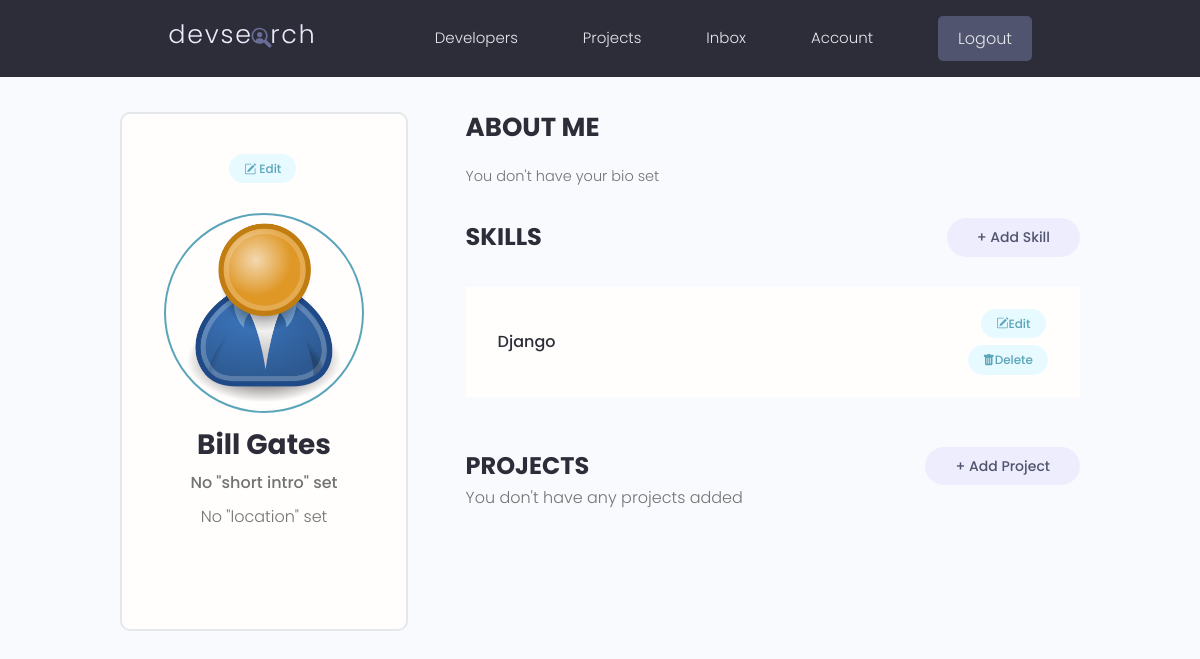
The app's page /profiles/account/ (signed in) with its own data.
### app_main/models.py (models this page shows, shortened)
class Profile(models.Model):
    user = models.OneToOneField(to=User, on_delete=models.CASCADE, null=True)
    first_name = models.CharField(max_length=200, null=True)
    last_name = models.CharField(max_length=200, null=True)
    short_intro = models.CharField(max_length=200, null=True, blank=True)
    location = models.CharField(max_length=200, null=True, blank=True)
    bio = models.TextField(null=True, blank=True)
    image = models.ImageField(
        upload_to='devsearch-test/profiles/',
        default='devsearch-test/profiles/user-default.png',
        null=True,
        blank=True)
    social_github = models.URLField(max_length=200, null=True, blank=True)
    social_facebook = models.URLField(max_length=200, null=True, blank=True)
    social_instagram = models.URLField(max_length=200, null=True, blank=True)
    social_telegram = models.URLField(max_length=200, null=True, blank=True)
    social_website = models.URLField(max_length=200, null=True, blank=True)
    @property
    def fullname(self):
        return f"{self.first_name} {self.last_name}"

class Skill(models.Model):
    owner = models.ForeignKey(to=Profile, on_delete=models.CASCADE)
    title = models.CharField(max_length=200)
    description = models.TextField(null=True, blank=True)

### app_users/views.py (the view)
# urls.py: path('account/', views.account, name='account'),
@login_required(login_url='signin')
def account(request):
    profile = request.user.profile
    context = {
        'profile': profile,
    }
    return render(request, 'app_users/account.html', context)

### templates/app_users/account.html (shortened to what this page needs)
{% extends 'base.html' %}
{% load static %}
{% block content %}
    <main class="settingsPage profile my-md">
        <div class="container">
            <div class="layout">
                <div class="column column--1of3">
                    <div class="card text-center">
                        <div class="card__body dev">
                            <a class="tag tag--pill tag--main settings__btn" href="{% url 'profile_edit' %}">
                                <i class="bi bi-pencil-square"></i>
                                Edit
                            </a>
                            {% if profile.image %}
                                <img class="avatar avatar--xl dev__avatar"
                                     src="{{ profile.image.url }}"/>
                            {% else %}
                                <img class="avatar avatar--xl dev__avatar"
                                     src="{% static 'images/user-default.png' %}"/>
                            {% endif %}
                            <h2 class="dev__name">{{ profile.fullname }}</h2>
                            <p class="dev__title">
                                {% if profile.short_intro %}
                                    {{ profile.short_intro }}
                                {% else %}
                                    No "short intro" set
                                {% endif %}
                            </p>
                            <p class="dev__location">
                                {% if profile.location %}
                                    Based in {{ profile.location }}
                                {% else %}
                                    No "location" set
                                {% endif %}
                            </p>
                        </div>
                    </div>
                </div>
                <div class="column column--2of3">
                    <div class="devInfo">
                        <h3 class="devInfo__title">About Me</h3>
                        <p class="devInfo__about">
                            {% if profile.bio %}
                                {{ profile.bio|linebreaksbr }}
                            {% else %}
                                You don't have your bio set
                            {% endif %}
                        </p>
                    </div>
                    <div class="settings">
                        <h3 class="settings__title">Skills</h3>
                        <a class="tag tag--pill tag--sub settings__btn tag--lg" href="{% url 'create_skill' %}">+ Add Skill</a>
                    </div>
                    <table class="settings__table">
                        {% for skill in profile.skill_set.all %}
                            <tr>
                                <td class="settings__tableInfo">
                                    <h4>{{ skill.title }}</h4>
                                </td>
                                <td class="settings__tableActions">
                                    <a class="tag tag--pill tag--main settings__btn" href="{% url 'edit_skill' pk=skill.id %}">
                                        <i class="bi bi-pencil-square"></i>
                                        Edit
                                    </a>
                                    <a class="tag tag--pill tag--main settings__btn" href="{% url 'delete_skill' pk=skill.id %}"><i
                                            class="bi bi-trash-fill"></i>
                                        Delete
                                    </a>
                                </td>
                            </tr>
                        {% empty %}
                            <p>You don't have any skills added</p>
                        {% endfor %}
                    </table>
                    <div class="settings">
                        <h3 class="settings__title">Projects</h3>
                        <a class="tag tag--pill tag--sub settings__btn tag--lg" href="{% url 'create_project' %}">+ Add Project</a>
                    </div>
                    <table class="settings__table">
                        {% for project in profile.project_set.all %}
                            <tr>
                                <td class="settings__thumbnail">
                                    <a href="{% url 'project_detail' pk=project.id %}">
                                        <img src="{{ project.image.url }}"
                                                                       alt="{{ project.title }}"/>
                                    </a>
                                </td>
                                <td class="settings__tableInfo">
                                    <a href="{% url 'project_detail' pk=project.id %}">{{ project.title }}</a>
                                    <p>
                                        {{ project.description|linebreaksbr }}
                                    </p>
                                </td>
                                <td class="settings__tableActions">
                                    <a class="tag tag--pill tag--main settings__btn" href="{% url 'edit_project' pk=project.id %}">
                                        <i class="bi bi-pencil-square"></i>
                                        Edit</a>
                                    <a class="tag tag--pill tag--main settings__btn" href="#"><i
                                            class="bi bi-trash-fill"></i>
                                        Delete</a>
                                </td>
                            </tr>
                        {% empty %}
                            <p>You don't have any projects added</p>
                        {% endfor %}
                    </table>
                </div>
            </div>
        </div>
    </main>
{% endblock content %}

### static/styles/app.css (style rules this page uses)
:root { --color-sub: #2d2d39; }
.card { border: 2px solid var(--color-light); }
img { width: 100%; }
.profile .card > .dev { padding: 4rem; }
.dev__avatar { display: block; margin: auto; }
.dev__name { color: var(--color-sub); font-size: 2.8rem; font-weight: 700; margin-top: 1rem; margin-bottom: 0.5rem; }
.dev__title { font-size: 1.6rem; font-weight: 500; line-height: 1.3; }
.dev__location { margin-top: 1rem; }
.devInfo { margin-bottom: 3rem; }
.devInfo__title, .devInfo__subtitle { font-size: 2.6rem; color: var(--color-sub); text-transform: uppercase; font-weight: 700; margin-bottom: 1.5rem; }
.devInfo__about, .devSkill__info { font-size: 1.45rem; line-height: 1.7; text-align: justify; }
.settingsPage .dev > .settings__btn { display: inline-block; margin-bottom: 3rem; }
.settings { display: flex; justify-content: space-between; align-items: center; }
.settings__title { font-size: 2.4rem; text-transform: uppercase; font-weight: 700; color: var(--color-sub); }
.settings__table { margin-top: 3rem; margin-bottom: 5rem; padding: 0 3rem; background: var(--color-white); }
.settings__table tr { width: 100%; }
.settings__table tr > td { padding: 2rem 0; }
.settings__tableInfo { width: 100%; }
.settings__tableInfo h4, .settings__tableInfo a { padding-right: 1rem; width: auto; font-size: 1.6rem; font-weight: 500; color: var(--color-sub); }
.settings__tableActions { text-align: right; }

### static/uikit/styles/modules/_variables.css (style rules this page uses)
:root { --color-main: #5aa5b9; --color-main-light: #e6faff; --color-sub: #3f4156; --color-sub-light: #51546e; --color-sub-lighter: #ededfd; --color-text: #737373; --color-gray: #8b8b8b; --color-light: #e5e7eb; --color-light-gray: #767676; --color-bg: #f8fafd; --color-white: #fffefd; --color-white-light: #f3f3f3; --color-success: #359e64; --color-success-bg: #def8e8; --color-error: #fc4b0b; --color-error-bg: #fff2ee; --font-base: 'Poppins', arial, helvetica, 'Segoe UI', roboto, ubuntu, sans-serif; --font-monospace: 'Fira Code', 'Courier New', courier, monospace; --font-regular: 300; --font-medium: 500; --font-bold: 700; --generic-shadow: 1px 1px 5px #00000010; --generic-transition: all 0.3s ease-in-out; }

### static/uikit/styles/modules/_base.css (style rules this page uses)
* { margin: 0; padding: 0; box-sizing: border-box; text-rendering: optimizeLegibility; color: inherit; font-size: inherit; }
html { font-size: 50%; }
@media only screen and (min-width: 480px) { html { font-size: 56.25%; } }
@media only screen and (min-width: 1200px) { html { font-size: 62.5%; } }
body { line-height: 1.6; font-weight: 400; font-size: 1.5rem; color: var(--color-text); background-color: var(--color-bg); min-height: 100vh; }

### static/uikit/styles/modules/_typography.css (style rules this page uses)
* { font-family: var(--font-base); }
h2 { font-size: 3.6rem; font-weight: var(--font-bold); }
h3 { font-size: 3.2rem; font-weight: var(--font-medium); }
h4 { font-size: 2.8rem; font-weight: var(--font-medium); }
p, span, strong { font-size: 1.6rem; color: var(--color-text); font-weight: var(--font-regular); }
a { padding-bottom: 2px; text-decoration: none; display: inline-block; color: var(--color-main); font-weight: var(--font-medium); }

### static/uikit/styles/modules/_utilities.css (style rules this page uses)
.container { width: 92%; max-width: 165rem; margin: 0 auto; box-sizing: border-box; }
@media screen and (min-width: 1000px) { .container { width: 90%; } }
@media screen and (min-width: 1200px) { .container { width: 80%; } }
.text-center { text-align: center; }
.my-md { margin: 3rem auto; }

### static/uikit/styles/modules/_avatar.css (style rules this page uses)
.avatar { border-radius: 50%; border: 2px solid var(--color-main); object-fit: cover; }
.avatar--xl { height: 20rem; width: 20rem; }

### static/uikit/styles/modules/_card.css (style rules this page uses)
.card { border-radius: 1rem; background-color: var(--color-white); border: 1.5px solid var(--color-light); width: auto; height: auto; margin-top: 0.5rem; margin-bottom: 0.5rem; overflow: hidden; }
.card__body, .card__header { padding: 2rem 2.5rem; }

### static/uikit/styles/modules/_tag.css (style rules this page uses)
.tag { display: inline-flex; align-items: center; background-color: var(--color-sub); height: -webkit-fit-content; height: -moz-fit-content; height: fit-content; width: -webkit-fit-content; width: -moz-fit-content; width: fit-content; border-radius: 0.5rem; padding: 0.5rem 1.5rem; font-size: 1.2rem; cursor: pointer; }
.tag:not(:last-child) { margin-right: 0.25rem; margin-bottom: 0.75rem; }
.tag--pill { border-radius: 5rem; }
.tag--main, .tag--main > small { background: var(--color-main-light); color: var(--color-main); font-weight: 500; }
.tag--sub, .tag--sub > small { background: var(--color-sub-lighter); color: var(--color-sub-light); font-weight: 500; }
.tag--lg { padding: 0.8rem 3rem; font-size: 1.4rem; }

### records on screen
Profile: image (placeholder picture), fullname "Bill Gates"
Skill: title "Django"
